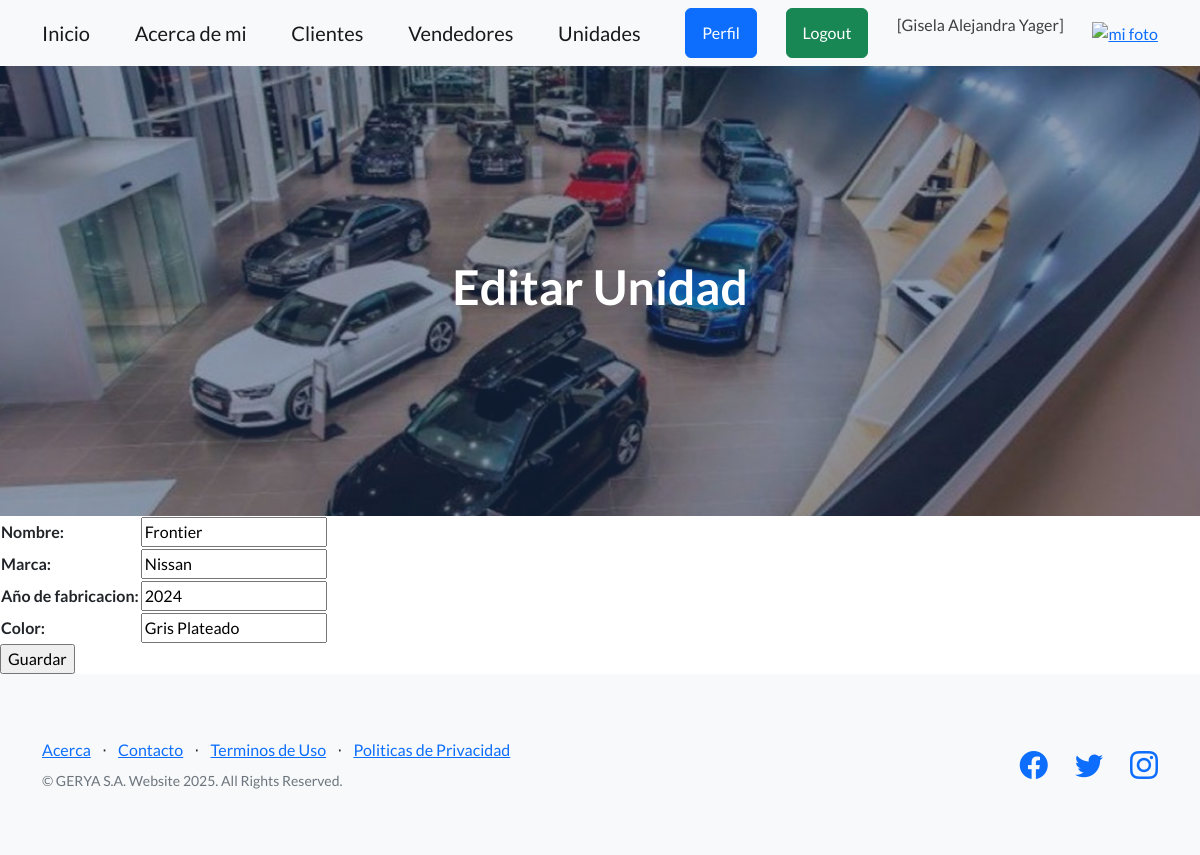
The app's page /app/unidadUpdate/1/ (signed in) with its own data.
### Cordoba/models.py (models this page shows, shortened)
class Unidad(models.Model):
    nombre = models.CharField(max_length=50)
    marca = models.CharField(max_length=50)
    año_de_fabricacion = models.IntegerField()
    color = models.CharField(max_length=50)

### Cordoba/views.py (the view)
# urls.py: path("unidadUpdate/<int:pk>/", views.UnidadUpdate.as_view(), name="unidadUpdate"),
class UnidadUpdate(LoginRequiredMixin, UserPassesTestMixin, UpdateView):
    model = Unidad
    fields = ["nombre", "marca", "año_de_fabricacion", "color"]
    success_url = reverse_lazy("unidades")
    def test_func(self):
        return self.request.user.is_superuser

### Cordoba/templates/Cordoba/unidad_form.html (shortened to what this page needs)
{% extends 'Cordoba/index.html' %}
{% block titulo %}
    {% if form.instance.pk %}
        <h1 class="text-white">Editar Unidad</h1>
    {% else %}
        <h1 class="text-white">Agregar una Unidad</h1>
    {% endif %}
{% endblock titulo %}
{% block contenido %}
<form action="" method="post">
    <table>
        {{ form.as_table }}
    </table>
    <input type="submit" value="Guardar">
</form>
{% endblock contenido %}

### Cordoba/templates/Cordoba/index.html (shortened to what this page needs)
<!DOCTYPE html>
<html lang="en">
    <head>
        {% load static %}
        <link href="https://cdn.jsdelivr.net/npm/bootstrap-icons@1.5.0/font/bootstrap-icons.css" rel="stylesheet" type="text/css" />
        <link href="{% static 'css/styles.css' %}" rel="stylesheet" />
        <link rel="stylesheet" href="https://cdnjs.cloudflare.com/ajax/libs/font-awesome/6.4.0/css/all.min.css">
    </head>
    <body>
        <nav class="navbar navbar-light bg-light static-top">
            <div class="container">
                <a class="navbar-brand" href="{% url 'bienvenida' %}">Inicio</a>
                <a class="navbar-brand" href="{% url 'about' %}">Acerca de mi</a>
                <a class="navbar-brand" href="{% url 'clientes' %}">Clientes</a>
                <a class="navbar-brand" href="{% url 'vendedores' %}">Vendedores</a>
                <a class="navbar-brand" href="{% url 'unidades' %}">Unidades</a>
                 {% if user.is_authenticated %}
                    <a class="btn btn-primary" href="{% url 'perfil' %}">Perfil</a>
                    <a class="btn btn-success" href="#" onclick="event.preventDefault(); document.getElementById('logout-form').submit();">Logout</a>
                    <p style="color:rgb(63, 63, 66)"> [{{user.first_name}} {{user.last_name}}]</p>
                                    <div class="text-center">
                    <a href="{% url 'agregar_avatar' %}"><img src="{{ request.session.avatar }}" height="40px" weight="40px" alt="mi foto"></a>
                </div>
                {% else %}
                    <a class="btn btn-primary" href="{% url 'login' %}">Login</a>
                    <a class="btn btn-success" href="{% url 'registro' %}">Registrarse</a>
                {% endif %}
            </div>
        </nav>
          <header class="masthead">
            <div class="container position-relative">
                <div class="row justify-content-center">
                    <div class="col-xl-6">
                        <div class="text-center text-white">
                            {% block titulo %}{% endblock titulo %}
                        </div>
                    </div>
                </div>
            </div>
        </header>
        {% block contenido %}
        {% endblock contenido %}
        <footer class="footer bg-light">
            <div class="container">
                <div class="row">
                    <div class="col-lg-6 h-100 text-center text-lg-start my-auto">
                        <ul class="list-inline mb-2">
                            <li class="list-inline-item"><a href="">Acerca</a></li>
                            <li class="list-inline-item">⋅</li>
                            <li class="list-inline-item"><a href="#!">Contacto</a></li>
                            <li class="list-inline-item">⋅</li>
                            <li class="list-inline-item"><a href="#!">Terminos de Uso</a></li>
                            <li class="list-inline-item">⋅</li>
                            <li class="list-inline-item"><a href="#!">Politicas de Privacidad</a></li>
                        </ul>
                        <p class="text-muted small mb-4 mb-lg-0">&copy; GERYA S.A. Website 2025. All Rights Reserved.</p>
                    </div>
                    <div class="col-lg-6 h-100 text-center text-lg-end my-auto">
                        <ul class="list-inline mb-0">
                            <li class="list-inline-item me-4">
                                <a href="#!"><i class="bi-facebook fs-3"></i></a>
                            </li>
                            <li class="list-inline-item me-4">
                                <a href="#!"><i class="bi-twitter fs-3"></i></a>
                            </li>
                            <li class="list-inline-item">
                                <a href="#!"><i class="bi-instagram fs-3"></i></a>
                            </li>
                        </ul>
                    </div>
                </div>
            </div>
        </footer>
    </body>
</html>

### Cordoba/templates/Cordoba/index.html (style rules this page uses)
body { font-family: Arial, sans-serif; background-color: rgb(251, 249, 249); color: #222; }
.container { max-width: 800px; }
h1, h2, h3 { color: #414446; text-align: center; }

### records on screen
Unidad: nombre "Frontier", marca "Nissan", año_de_fabricacion "2024", color "Gris Plateado"

### other values on screen
{{ user.first_name }} "Gisela Alejandra"
{{ user.last_name }} "Yager"
